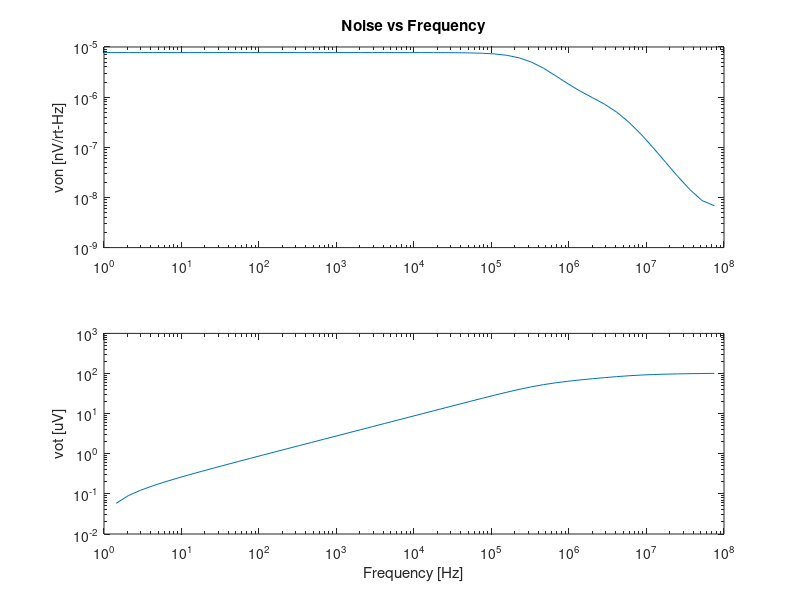

Source code (MATLAB):
% Noise plots
data = csvread('./von_t_pnoise4.csv', 1, 0);
f = data(:,1);
von = data(:,2);
vot = sqrt(cumtrapz(f, von));
figure(6)
subplot(2,1,1)
loglog(f, von*1e9);
title('Noise vs Frequency');
ylabel('von [nV/rt-Hz]');
subplot(2,1,2)
loglog(f, vot*1e6);
ylabel('vot [uV]');
xlabel('Frequency [Hz]');
